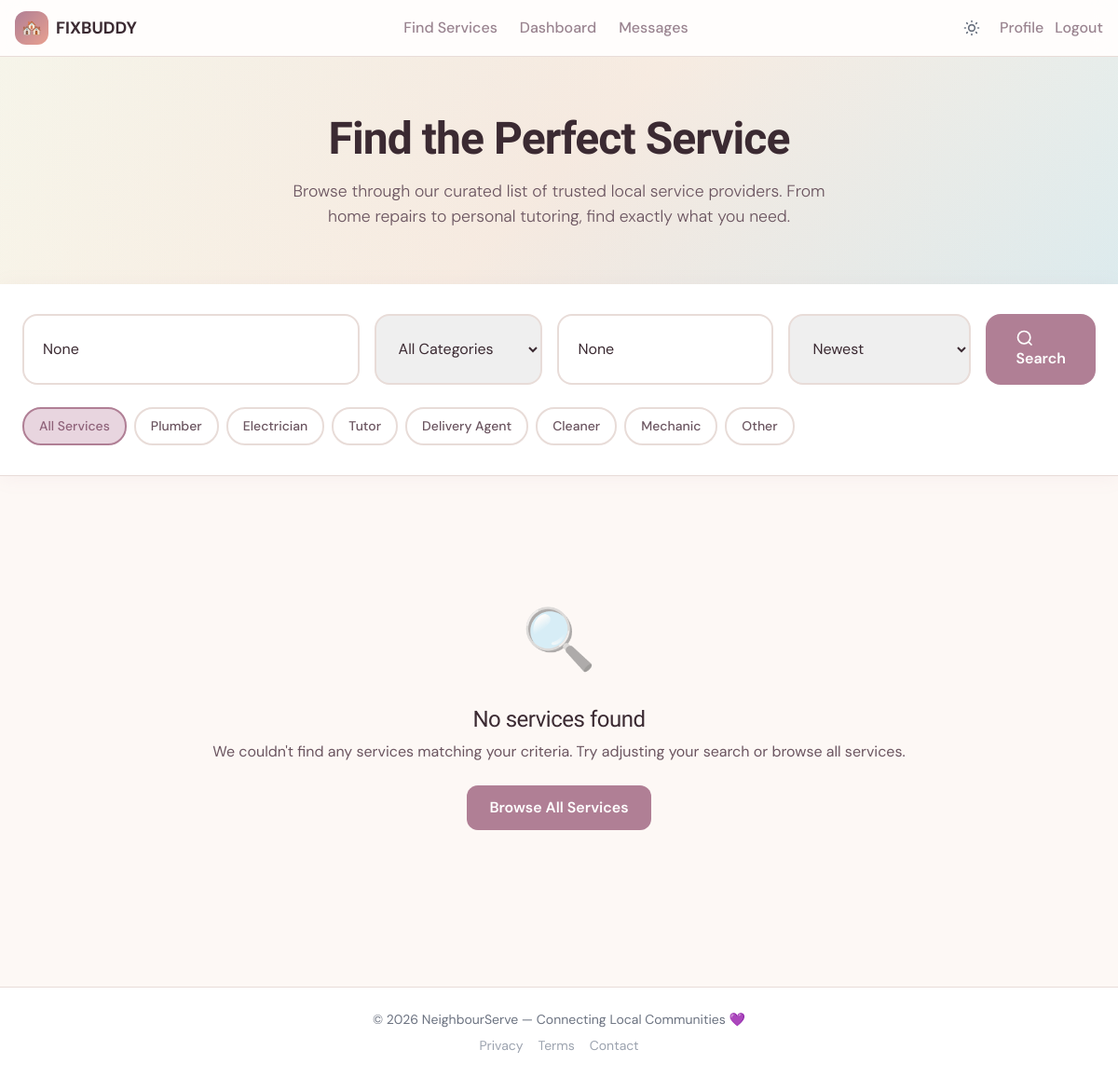
The app's page /services/ (signed in), older data.
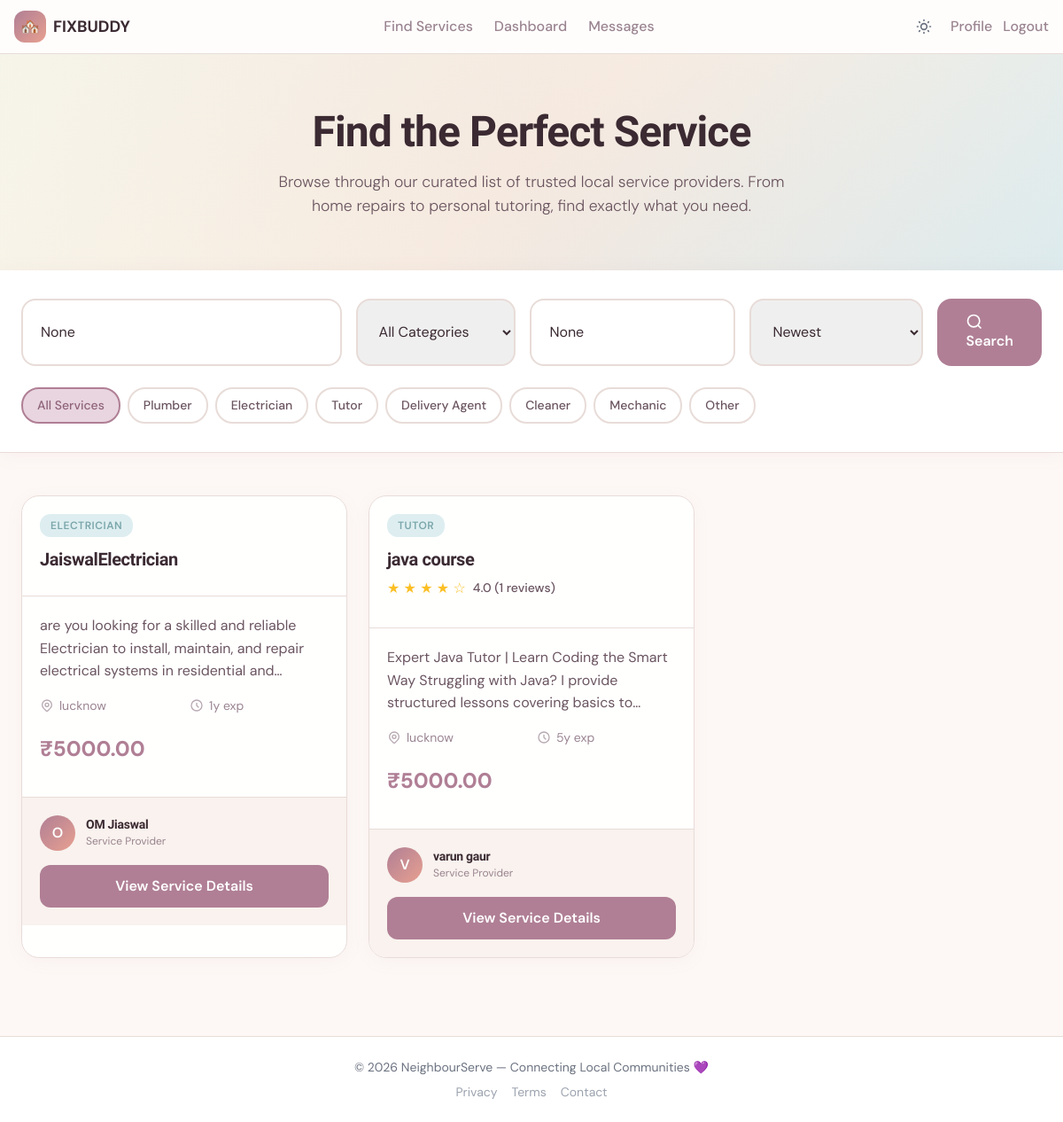
The same page, newer data.
### marketplace/models.py (models this page shows, shortened)
class Service(models.Model):
    provider = models.ForeignKey(User, on_delete=models.CASCADE, related_name='services')
    title = models.CharField(max_length=200)
    description = models.TextField()
    category = models.CharField(max_length=20, choices=CATEGORY_CHOICES)
    price = models.DecimalField(max_digits=10, decimal_places=2, validators=[MinValueValidator(0)])
    location = models.CharField(max_length=255, help_text="Service area or city")
    experience_years = models.PositiveIntegerField(default=0, help_text="Years of experience")
    image = models.ImageField(upload_to='services/', null=True, blank=True, help_text="Upload a service image")
    is_active = models.BooleanField(default=True)
    created_at = models.DateTimeField(auto_now_add=True)
    def average_rating(self):
        reviews = self.reviews.all()
        if reviews:
            return sum(review.rating for review in reviews) / len(reviews)
        return 0

class Review(models.Model):
    booking = models.OneToOneField(Booking, on_delete=models.CASCADE, related_name='review')
    customer = models.ForeignKey(User, on_delete=models.CASCADE, related_name='reviews_given')
    service = models.ForeignKey(Service, on_delete=models.CASCADE, related_name='reviews')
    rating = models.PositiveIntegerField(validators=[MinValueValidator(1), MaxValueValidator(5)])
    comment = models.TextField(blank=True)
    created_at = models.DateTimeField(auto_now_add=True)

### marketplace/views.py (the view)
# urls.py: path('services/', views.service_list, name='service_list'),
@login_required
def service_list(request):
    from django.db.models import Avg
    services = Service.objects.filter(is_active=True).prefetch_related('reviews')
    categories = CATEGORY_CHOICES
    query = request.GET.get('q')
    if query:
        services = services.filter(
            Q(title__icontains=query) |
            Q(description__icontains=query) |
            Q(provider__username__icontains=query)
        )
    category = request.GET.get('category')
    if category:
        services = services.filter(category=category)
    location = request.GET.get('location')
    if location:
        services = services.filter(location__icontains=location)
    sort = request.GET.get('sort', '-created_at')
    if sort == 'price_low':
        services = services.order_by('price')
    elif sort == 'price_high':
        services = services.order_by('-price')
    elif sort == 'rating':
        services_list = list(services)
        services_list.sort(key=lambda s: s.average_rating(), reverse=True)
        services = services.model.objects.filter(pk__in=[s.pk for s in services_list])
    else:
        services = services.order_by(sort)
    context = {
        'services': services,
        'categories': categories,
        'query': query,
        'selected_category': category,
        'selected_sort': sort,
        'location': location,
    }
    return render(request, 'marketplace/service_list.html', context)

### marketplace/templates/marketplace/service_list.html (shortened to what this page needs)
{% extends 'marketplace/base.html' %}
{% block content %}
<script src="https://cdn.tailwindcss.com"></script>
<section class="page-header">
  <div class="page-header-content">
    <h1 class="page-title">Find the Perfect Service</h1>
    <p class="page-subtitle">Browse through our curated list of trusted local service providers. From home repairs to personal tutoring, find exactly what you need.</p>
  </div>
</section>
<section class="search-section">
  <div class="search-container">
    <form method="get" class="search-form">
      <input type="text" name="q" placeholder="Search services, providers, or keywords..." value="{{ query }}" class="search-input">
      <select name="category" class="search-input">
        <option value="">All Categories</option>
      </select>
      <input type="text" name="location" placeholder="Location (city, area)" value="{{ location }}" class="search-input">
      <select name="sort" class="search-input">
        <option value="-created_at" {% if selected_sort == '-created_at' %}selected{% endif %}>Newest</option>
      </select>
      <button type="submit" class="search-btn">
        <svg width="20" height="20" fill="none" viewBox="0 0 24 24" stroke="currentColor" stroke-width="2">
          <circle cx="11" cy="11" r="8"/>
          <path d="m21 21-4.35-4.35"/>
        </svg>
        Search
      </button>
    </form>
    <div class="category-filters">
      <a href="{% url 'service_list' %}" class="category-filter {% if not selected_category %}active{% endif %}">All Services</a>
      {% for category_value, category_name in categories %}
        <a href="{% url 'service_list' %}?category={{ category_value }}" class="category-filter {% if category_value == selected_category %}active{% endif %}">
          {{ category_name }}
        </a>
      {% endfor %}
    </div>
  </div>
</section>
<section class="services-section">
  <div class="services-container">
    {% if services %}
      <div class="services-grid">
        {% for service in services %}
          <div class="service-card">
            <div class="service-header">
              <span class="service-category">{{ service.get_category_display }}</span>
              <h3 class="service-title">{{ service.title }}</h3>
              {% if service.average_rating > 0 %}
                <div class="service-rating">
                  <div class="stars">
                    {% for i in "12345"|make_list %}
                      {% if forloop.counter <= service.average_rating %}
                        ★
                      {% else %}
                        ☆
                      {% endif %}
                    {% endfor %}
                  </div>
                  <span class="rating-text">{{ service.average_rating|floatformat:1 }} ({{ service.reviews.count }} reviews)</span>
                </div>
              {% endif %}
            </div>
            <div class="service-content">
              <p class="service-description">{{ service.description }}</p>
              <div class="service-meta">
                <div class="meta-item">
                  {{ service.location }}
                </div>
                <div class="meta-item">
                  <svg class="meta-icon" fill="none" viewBox="0 0 24 24" stroke="currentColor" stroke-width="2">
                    <path stroke-linecap="round" stroke-linejoin="round" d="M12 8v4l3 3m6-3a9 9 0 11-18 0 9 9 0 0118 0z"/>
                  </svg>
                  {{ service.experience_years }}y exp
                </div>
              </div>
              <div class="service-price">₹{{ service.price }}</div>
            </div>
            <div class="service-footer">
              <div class="service-provider">
                <div class="provider-avatar">{{ service.provider.first_name.0|upper }}</div>
                <div class="provider-info">
                  <h4>{{ service.provider.first_name }} {{ service.provider.last_name }}</h4>
                  <p>Service Provider</p>
                </div>
              </div>
              <a href="{% url 'service_detail' service.pk %}" class="btn-view-service">View Service Details</a>
            </div>
          </div>
        {% endfor %}
      </div>
    {% else %}
      <div class="empty-state">
        <div class="empty-state-icon">🔍</div>
        <h3>No services found</h3>
        <p>We couldn't find any services matching your criteria. Try adjusting your search or browse all services.</p>
        <a href="{% url 'service_list' %}" class="btn-browse-all">Browse All Services</a>
      </div>
    {% endif %}
  </div>
</section>
{% endblock %}

### marketplace/templates/marketplace/base.html (shortened to what this page needs)
<!DOCTYPE html>
<html lang="en">
<head>
    <script src="https://cdn.tailwindcss.com"></script>
</head>
<body>
<nav class="navbar-custom sticky top-0 z-50">
    <div class="max-w-7xl mx-auto px-4 py-3 flex items-center justify-between">
        <a href="{% url 'home' %}" class="flex items-center gap-2">
            <div class="w-9 h-9 rounded-xl flex items-center justify-center text-white text-lg"
                 style="background:linear-gradient(135deg,var(--mauve),var(--peach));">
                🏘️
            </div>
            <span class="font-bold text-lg">FIXBUDDY</span>
        </a>
        <div class="hidden md:flex items-center gap-6">
            <a href="{% url 'service_list' %}" class="nav-link">Find Services</a>
            {% if user.is_authenticated %}
                <a href="{% url 'dashboard' %}" class="nav-link">Dashboard</a>
                <a href="{% url 'messages_inbox' %}" class="nav-link">Messages</a>
            {% endif %}
        </div>
        <div class="flex items-center gap-3">
            <button id="theme-toggle" class="w-9 h-9 rounded-lg flex items-center justify-center text-gray-500 hover:bg-gray-100 transition-colors">
            </button>
            {% if user.is_authenticated %}
                <a href="{% url 'profile' %}" class="nav-link">Profile</a>
                <a href="{% url 'logout' %}" class="nav-link">Logout</a>
            {% else %}
                <a href="{% url 'login' %}" class="nav-link">Login</a>
                <a href="{% url 'register' %}" class="btn-gradient">Register</a>
            {% endif %}
        </div>
    </div>
</nav>
<main>
    {% block content %}{% endblock %}
</main>
<footer class="mt-10 py-6">
    <div class="max-w-7xl mx-auto px-4 text-center">
        <p class="text-sm text-gray-500">
            © 2026 NeighbourServe — Connecting Local Communities 💜
        </p>
        <div class="mt-2 flex justify-center gap-4 text-sm text-gray-400">
            <a href="#" class="hover:text-[var(--mauve)]">Privacy</a>
            <a href="#" class="hover:text-[var(--mauve)]">Terms</a>
            <a href="#" class="hover:text-[var(--mauve)]">Contact</a>
        </div>
    </div>
</footer>
</body>
</html>

### marketplace/templates/marketplace/base.html (style rules this page uses)
:root { --mauve:#b07f95; --peach:#e8a090; --ink:#3b2a32; --ink-muted:#9a8490; --surface:#fdf8f5; --border:#e8dcd8; }
body { font-family: 'DM Sans', sans-serif; background: var(--surface); color: var(--ink); transition: background 0.3s ease, color 0.3s ease; }
h1,h2,h3,h4 { font-family: 'Bricolage Grotesque', sans-serif; }
.navbar-custom { background: rgba(255,255,255,0.7); backdrop-filter: blur(12px); border-bottom: 1px solid var(--border); transition: background 0.3s ease, border-color 0.3s ease; }
.nav-link { color: var(--ink-muted); font-weight: 500; transition: 0.2s; }
footer { background: #fff; border-top: 1px solid var(--border); }
main { min-height: 80vh; }

Row changes from the older to the newer data that the page shows:
added Service: category "ELECTRICIAN", title "JaiswalElectrician", description "are you looking for a skilled and reliable Electrician to install, maintain, and repair electrical systems in residential…", location "lucknow", experience_years "1", price "5000.00", provider.first_name.0 "O", provider.first_name "OM", provider.last_name "Jiaswal"
added Service: category "TUTOR", title "java course", average_rating "4.0", reviews.count "1", description "Expert Java Tutor | Learn Coding the Smart Way Struggling with Java? I provide structured lessons covering basics…", location "lucknow", experience_years "5", price "5000.00", provider.first_name.0 "V", provider.first_name "varun", provider.last_name "gaur"
Text that changed along with them:
text no longer shown: "🔍 No services found We couldn't find any services matching your criteria. Try adjusting your search or browse all services. Browse All Services"
